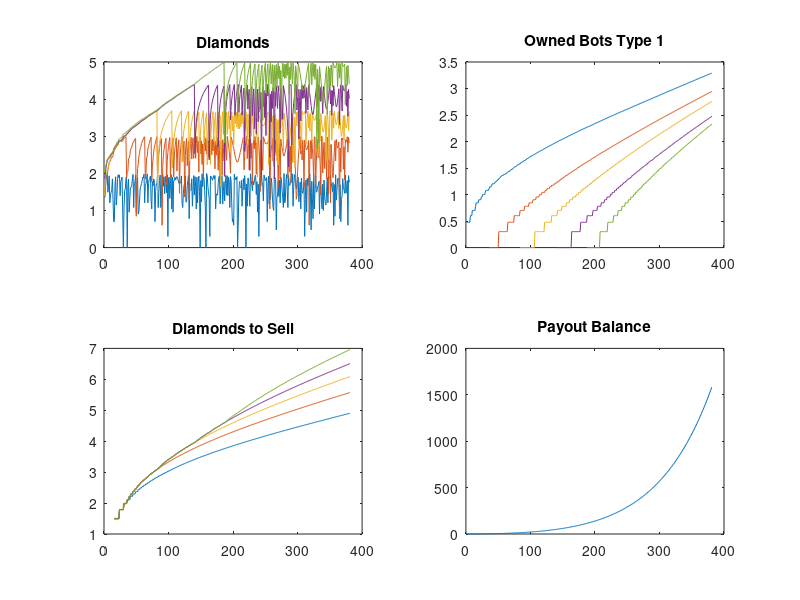

Reproduce this figure in MATLAB.
close all
clear all

days = 380;

energy_per_hour = [7 72 375 1920 9600 25000 60000 120000];
cost_per_bot = [100 1000 5000 25000 100000 250000 500000 900000 ]; % in diamonds
payout_rate=[0.01 1 2 3 4 5 6 7];
owned_bots = zeros(days,8);
owned_bots(1,:) = [3 0 0 0 0 0 0 0];
energy_diamond_ratio = 100;
bonus_rate=50;

%plot((energy_per_hour./cost_per_bot));

% First Scenario - Always Buy first Robot when Possible
energy = 0;
diamonds = zeros(days,1);
wallet=zeros(days,1);
payout_balance=zeros(5,days,1);
for j=1:5%length(cost_per_bot)
bot_to_buy = j;
for i=1:days
    energy = energy + sum(owned_bots(i,:).*energy_per_hour)*24;
    payout_balance(j,i+1)=payout_balance(j,i)+sum(owned_bots(i,:).*payout_rate);
    if energy >= 10000
        energy_sold = energy-mod(energy,300);
        energy = mod(energy,300);
        converted_diamonds = energy_sold/energy_diamond_ratio; 
        earned_diamonds = floor(converted_diamonds*.7);
        wallet_diamonds = converted_diamonds-earned_diamonds;
        earned_diamonds = earned_diamonds +floor(rand()*bonus_rate);
        %fprintf('%d\n',earned_diamonds);
    else
        wallet_diamonds = 0;
        earned_diamonds = floor(rand()*bonus_rate);
    end
    wallet(i+1) = wallet(i)+wallet_diamonds;
    diamonds(i)=diamonds(i)+earned_diamonds;
    
    if diamonds(i) >= cost_per_bot(bot_to_buy)
        owned_bots(i+1,bot_to_buy) = owned_bots(i,bot_to_buy) + (diamonds(i)-mod(diamonds(i),cost_per_bot(bot_to_buy)))/cost_per_bot(bot_to_buy);
        diamonds(i) = mod(diamonds(i),cost_per_bot(bot_to_buy));
        diamonds(i+1) = diamonds(i);
    else
        owned_bots(i+1,bot_to_buy)=owned_bots(i,bot_to_buy);
        diamonds(i+1) = diamonds(i);
    end
    
end
d(:,j)=diamonds;
owned(:,j)=owned_bots(:,bot_to_buy);
w(:,j)=wallet(:);
end
figure;
subplot(2,2,1)
plot(log10(d))
title('Diamonds')
subplot(2,2,2);
plot(log10(owned))
title('Owned Bots Type 1')

subplot(2,2,3);
plot(log10(w))
title('Diamonds to Sell');
subplot(2,2,4);
plot((payout_balance(1,:)'))
title('Payout Balance');

owned(95,:)
    
    